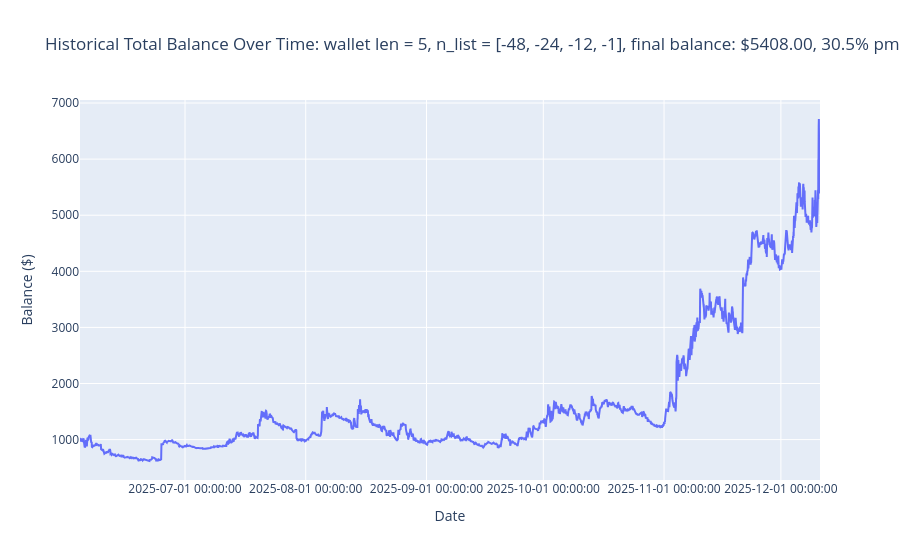

This figure's notebook cell:
### Code cell
n_list = [-48, -24, -12, -1]
plot_momentum(merged_backtests_df, pct_change_merged_backtests_df, n_list)

### Figure 1 — Plotly figure (JSON) as saved in the notebook; plotly's stock layout.template omitted (floating-point values rounded to 4 significant figures; data arrays with more than 128 entries replaced by an {"elided": "..."} marker saying what was removed)
{"data": [{"mode": "lines", "name": "Total Balance", "type": "scatter", "x": {"elided": "4561 str values"}, "y": {"elided": "4561 float values"}}], "layout": {"hovermode": "x unified", "title": {"text": "Historical Total Balance Over Time: wallet len = 5, n_list = [-48, -24, -12, -1], final balance: $5408.00, 30.5% pm"}, "xaxis": {"tickformat": "%Y-%m-%d %H:%M:%S", "title": {"text": "Date"}}, "yaxis": {"title": {"text": "Balance ($)"}}}}
